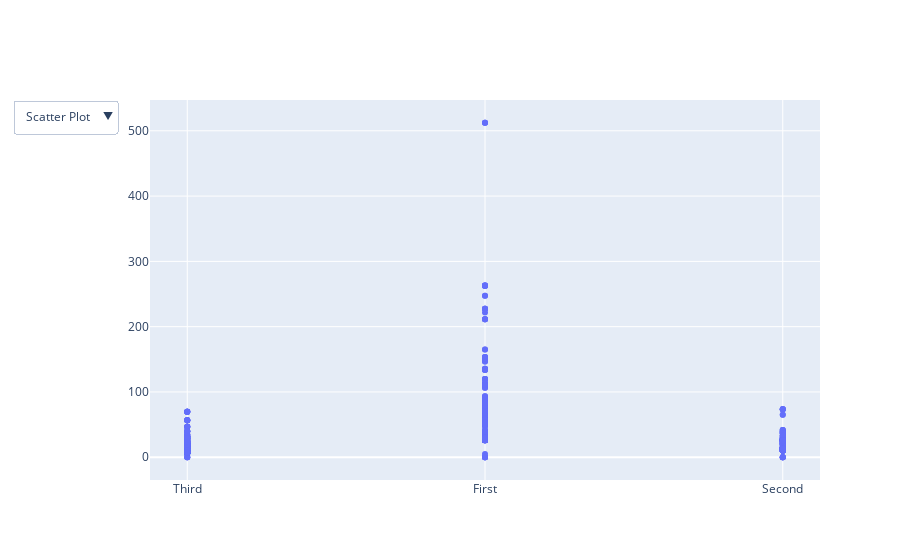

This figure's notebook cell:
### Code cell
import plotly.graph_objects as px
import numpy as np
import pandas as pd
import seaborn as sns

titanic = sns.load_dataset('titanic')
df = pd.read_csv('/users/PC/Bcode/AI_academy/Graph/boston.csv')

# 데이터 생성
x = titanic['class']
y = titanic['fare']

#Figure 생성
fig = px.Figure()

#그래프 생성
fig.add_trace(px.Scatter(x=x, y=y, mode='markers'))


# 버튼 2개 생성
fig.update_layout(
    updatemenus=[
        dict(
            type="dropdown",
            direction="down",
            buttons=list([
                dict(args=["type", "scatter"],  # 1번 버튼
                     label="Scatter Plot",
                    method="restyle"),
                dict(args=["type", "bar"],  # 2번 버튼
                    label="Bar Chart",
                    method="restyle")
            ]),
        ),
    ]
)

fig.show()

### Figure 1 — Plotly figure (JSON) as saved in the notebook; plotly's stock layout.template omitted (floating-point values rounded to 4 significant figures; data arrays with more than 128 entries replaced by an {"elided": "..."} marker saying what was removed)
{"data": [{"mode": "markers", "type": "scatter", "x": {"elided": "891 str values"}, "y": {"elided": "891 float values"}}], "layout": {"updatemenus": [{"buttons": [{"args": ["type", "scatter"], "label": "Scatter Plot", "method": "restyle"}, {"args": ["type", "bar"], "label": "Bar Chart", "method": "restyle"}], "direction": "down", "type": "dropdown"}]}}
